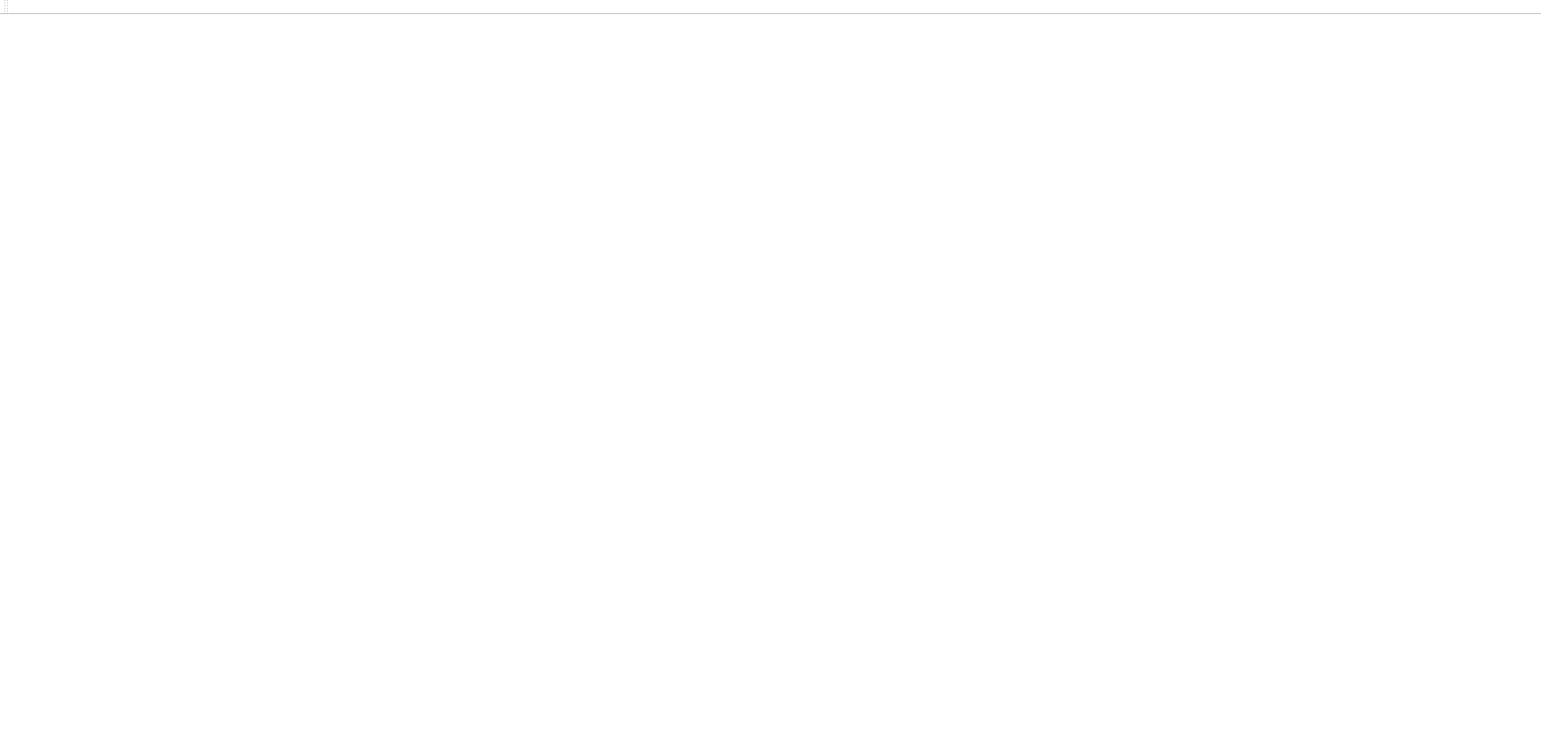
<?xml version="1.0" encoding="UTF-8"?>
<ui version="4.0">
 <class>MainWindow</class>
 <widget class="QMainWindow" name="MainWindow">
  <property name="geometry">
   <rect>
    <x>0</x>
    <y>0</y>
    <width>1754</width>
    <height>861</height>
   </rect>
  </property>
  <property name="windowTitle">
   <string>iCardSIS</string>
  </property>
  <property name="windowIcon">
   <iconset resource="images/src.qrc">
    <normaloff>:/images/2.jpg</normaloff>:/images/2.jpg</iconset>
  </property>
  <property name="styleSheet">
   <string notr="true">background-color: rgb(255, 255, 255);</string>
  </property>
  <widget class="QWidget" name="centralwidget"/>
  <widget class="QToolBar" name="toolBar">
   <property name="windowTitle">
    <string>toolBar</string>
   </property>
   <attribute name="toolBarArea">
    <enum>TopToolBarArea</enum>
   </attribute>
   <attribute name="toolBarBreak">
    <bool>false</bool>
   </attribute>
  </widget>
 </widget>
 <resources>
  <include location="images/src.qrc"/>
 </resources>
 <connections/>
</ui>
